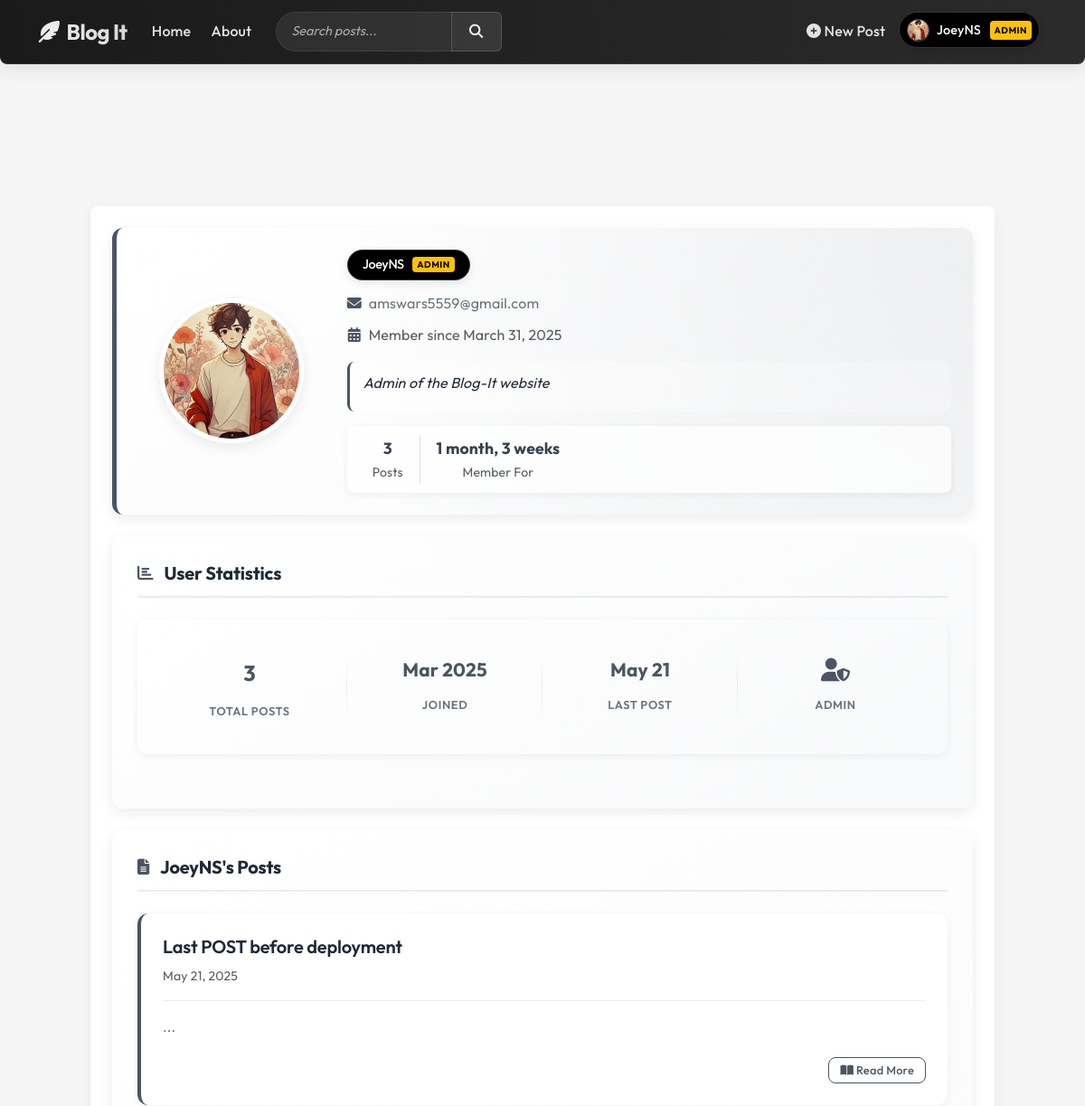
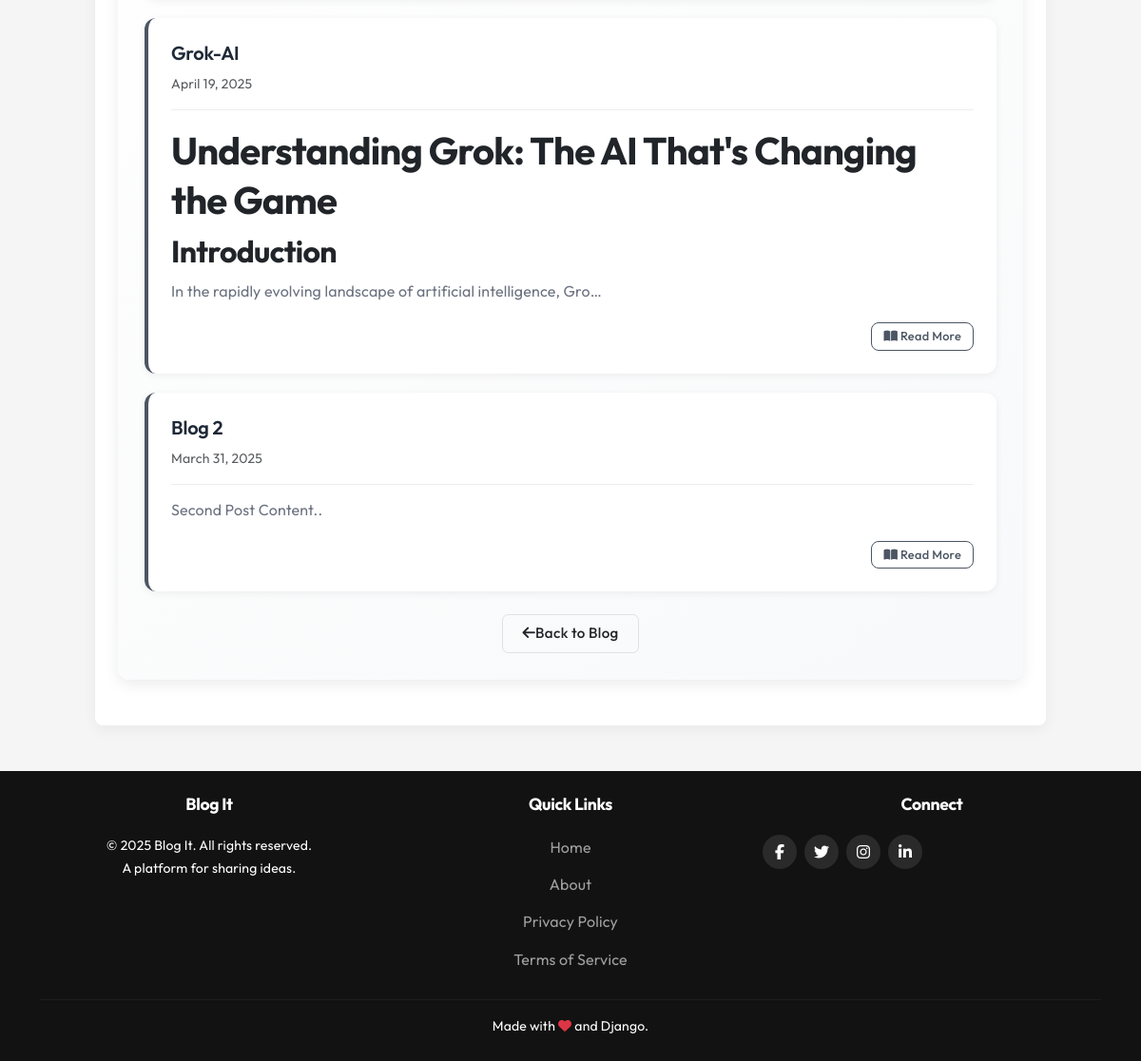
The page /user/JoeyNS/ (signed in) on the database its author committed (2 pictures, top to bottom).
### users/models.py (models this page shows, shortened)
class Profile(models.Model):
    user = models.OneToOneField(User, on_delete=models.CASCADE)
    image = models.ImageField(default='default.jpg', upload_to='profile_pics')
    bio = models.TextField(default='', blank=True)  # Added bio field with default empty string
    join_date = models.DateTimeField(auto_now_add=True, null=True)
    twitter_url = models.URLField(max_length=200, blank=True, null=True)
    linkedin_url = models.URLField(max_length=200, blank=True, null=True)
    github_url = models.URLField(max_length=200, blank=True, null=True)

### blog/models.py (models this page shows, shortened)
class Post(models.Model):
    title = models.CharField(max_length=100)
    content = models.TextField()
    description = models.TextField(max_length=100, blank=True, help_text="A brief description to attract readers. If left empty, a generic description will be displayed.")
    date_posted = models.DateTimeField(default=timezone.now)
    author = models.ForeignKey(User, on_delete=models.CASCADE)
    slug = models.SlugField(max_length=100, unique=True, blank=True)
    tags = models.ManyToManyField(Tag, related_name='posts', blank=True)

### users/views.py (the view)
# urls.py: path('user/<str:username>/', user_views.user_profile, name='user-profile'),
def user_profile(request, username):
    user = get_object_or_404(User, username=username)
    from blog.models import Post
    user_posts = Post.objects.filter(author=user).order_by('-date_posted')
    context = {
        'profile_user': user,
        'user_posts': user_posts,
    }
    return render(request, 'users/user_profile.html', context)

### blog/forms.py
class SearchForm(forms.Form):
    q = forms.CharField(
        widget=forms.TextInput(
            attrs={
                "class": "form-control search-input",
                "type": "search",
                "placeholder": "Search posts...",
                "aria-label": "Search",
                "autocomplete": "off",
                "style": "height: 40px;"
            }
        ),
        label=""
    )

### blog/context_processors.py (called while the page is built)
def popular_tags(request):
    tags = Tag.objects.annotate(post_count=Count('posts')).order_by('-post_count')[:5]
    return {'popular_tags': tags}

def search_form_context(request):
    return {'search_form': SearchForm()}

### users/templates/users/user_profile.html (shortened to what this page needs)
{% extends "blog/base.html" %}
{% block content %}
<div class="content-section">
  <div class="profile-header bg-light rounded p-4 mb-4 shadow-sm">
    <div class="row align-items-center">
      <div class="col-md-3 text-center mb-3 mb-md-0">
        <div class="profile-image-container">
          <img class="profile-image" src="{{ profile_user.profile.image.url }}" alt="Profile Picture">
        </div>
      </div>
      <div class="col-md-9">
        <div class="profile-info">
          <h2 class="account-heading mb-2 d-flex align-items-center">
            <span class="username-box">{{ profile_user.username }}
              {% if profile_user.is_staff %}<span class="admin-badge">admin</span>{% endif %}
            </span>
          </h2>
          <p class="text-secondary mb-2">
            <i class="fas fa-envelope mr-2"></i>{{ profile_user.email }}
          </p>
          <p class="text-muted">
            <i class="fas fa-calendar-alt mr-2"></i>Member since {{ profile_user.date_joined|date:"F d, Y" }}
          </p>
          {% if profile_user.profile.bio %}
          <div class="user-bio mt-3 mb-2">
            <p class="bio-text">{{ profile_user.profile.bio }}</p>
          </div>
          {% endif %}
          <div class="profile-stats d-flex flex-wrap mt-3">
            <div class="stat-item">
              <strong>{{ user_posts.count }}</strong>
              <div class="text-muted small">Posts</div>
            </div>
            <div class="stat-item">
              <strong>{{ profile_user.date_joined|timesince }}</strong>
              <div class="text-muted small">Member For</div>
            </div>
          </div>
        </div>
      </div>
    </div>
  </div>
  <div class="card border-0 shadow-sm mb-4">
    <div class="card-body p-4">
      <h4 class="card-title mb-4">
        <i class="fas fa-chart-bar mr-2 text-primary"></i>User Statistics
      </h4>
      <div class="user-stats">
        <div class="stat-box">
          <div class="stat-value">{{ user_posts.count }}</div>
          <div class="stat-label">Total Posts</div>
        </div>
        <div class="stat-box">
          <div class="stat-value date-format">{{ profile_user.date_joined|date:"M Y" }}</div>
          <div class="stat-label">Joined</div>
        </div>
        <div class="stat-box">
          <div class="stat-value time-since">
            {% if user_posts.count > 0 %}
              {{ user_posts.0.date_posted|date:"M d" }}
            {% else %}
              -
            {% endif %}
          </div>
          <div class="stat-label">Last Post</div>
        </div>
        <div class="stat-box">
          <div class="stat-value">
            <i class="fas fa-user-shield"></i>
          </div>
          <div class="stat-label">
            {% if profile_user.is_staff %}Admin{% else %}Member{% endif %}
          </div>
        </div>
      </div>
    </div>
  </div>
  <div class="card border-0 shadow-sm">
    <div class="card-body p-4">
      <h4 class="card-title mb-4">
        <i class="fas fa-file-alt mr-2 text-primary"></i>{{ profile_user.username }}'s Posts
      </h4>
      {% if user_posts %}
        <div class="user-posts">
          {% for post in user_posts %}
            <div class="post-card mb-4">
              <div class="post-header">
                <h5 class="post-title">
                  <a href="{% url 'post-detail' post.id %}">{{ post.title }}</a>
                </h5>
                <small class="text-muted">{{ post.date_posted|date:"F d, Y" }}</small>
              </div>
              <div class="post-content">
                <p>{{ post.content|safe|truncatechars:150 }}</p>
              </div>
              <div class="post-footer">
                <a href="{% url 'post-detail' post.id %}" class="btn btn-sm btn-outline-primary">
                  <i class="fas fa-book-open mr-1"></i> Read More
                </a>
              </div>
            </div>
          {% endfor %}
        </div>
      {% else %}
        <div class="alert alert-info">
          <p class="mb-0">{{ profile_user.username }} hasn't posted anything yet.</p>
        </div>
      {% endif %}
      <div class="text-center mt-4">
        <a href="{% url 'blog-home' %}" class="btn btn-outline-secondary">
          <i class="fas fa-arrow-left mr-2"></i>Back to Blog
        </a>
      </div>
    </div>
  </div>
</div>
{% endblock content %}

### blog/templates/blog/base.html (shortened to what this page needs)
{% load static %}
<!doctype html>
<html lang="en">
<head>
    <link href="https://cdn.jsdelivr.net/npm/bootstrap@5.3.2/dist/css/bootstrap.min.css" rel="stylesheet">
    <link rel="stylesheet" type="text/css" href="{% static 'blog/main.css' %}">
    <link rel="stylesheet" href="https://cdnjs.cloudflare.com/ajax/libs/font-awesome/6.5.0/css/all.min.css">
</head>
<body>
    <header class="site-header">
        <nav class="navbar navbar-expand-lg navbar-dark fixed-top">
            <div class="container">                <a class="navbar-brand mr-4" href="{% url 'blog-home' %}"><i class="fas fa-feather-alt me-2"></i>Blog It</a>
                <div class="collapse navbar-collapse" id="navbarToggle">
                    <div class="navbar-nav me-auto">                        <a class="nav-item nav-link" href="{% url 'blog-home' %}">Home</a>
                        <a class="nav-item nav-link" href="{% url 'blog-about' %}">About</a>
                        <form class="d-flex ms-lg-3 my-2 my-lg-0 search-form" method="GET" action="{% url 'search-results' %}">
                            <div class="input-group d-inline-flex flex-nowrap">
                                {{ search_form.q }}
                                <button class="btn search-btn d-flex align-items-center" type="submit" aria-label="Search">
                                    <i class="fas fa-search"></i>
                                </button>
                            </div>
                        </form>
                    </div>
                    <div class="navbar-nav ms-auto">
                        {% if user.is_authenticated %}
                            <a class="nav-item nav-link" href="{% url 'post-create' %}" title="Create New Post"><i class="fas fa-plus-circle"></i> New Post</a>
                            <div class="nav-item dropdown">
                                <a class="nav-link dropdown-toggle username-box" href="#" id="navbarDropdownMenuLink" role="button" data-bs-toggle="dropdown" aria-expanded="false">
                                    <img src="{{ user.profile.image.url }}" alt="Profile Picture" class="rounded-circle me-2" style="width: 25px; height: 25px; object-fit: cover;">
                                    {{ user.username }}
                                    {% if user.is_superuser %}
                                        <span class="admin-badge">Admin</span>
                                    {% endif %}
                                </a>
                            </div>
                        {% else %}
                            <a class="nav-item nav-link" href="{% url 'login' %}"><i class="fas fa-sign-in-alt me-2"></i>Login</a>
                            <a class="nav-item nav-link" href="{% url 'register' %}"><i class="fas fa-user-plus me-2"></i>Register</a>
                        {% endif %}
                    </div>
                </div>
            </div>
        </nav>
    </header>
    <main role="main" class="container mt-5 pt-4">
        <div class="row">
            <div class="col-md-12">
                {% block content %}{% endblock %}
            </div>
        </div>
    </main>
    <footer class="mt-auto py-4 text-center text-white" style="background-color: #121212;">
        <div class="container">
            <div class="row">
                <div class="col-md-4 mb-3 mb-md-0">
                    <h5>Blog It</h5>
                    <p class="small">&copy; {% now "Y" %} Blog It. All rights reserved. <br> A platform for sharing ideas.</p>
                </div>
                <div class="col-md-4 mb-3 mb-md-0">
                    <h5>Quick Links</h5>
                    <ul class="list-unstyled">
                        <li><a href="{% url 'blog-home' %}">Home</a></li>
                        <li><a href="{% url 'blog-about' %}">About</a></li>
                        <li><a href="#">Privacy Policy</a></li>
                        <li><a href="#">Terms of Service</a></li>
                    </ul>
                </div>
                <div class="col-md-4">
                    <h5>Connect</h5>
                    <div class="social-links d-flex justify-content-center justify-content-md-start">
                        <a href="#" class="social-link me-2"><i class="fab fa-facebook-f"></i></a>
                        <a href="#" class="social-link me-2"><i class="fab fa-twitter"></i></a>
                        <a href="#" class="social-link me-2"><i class="fab fa-instagram"></i></a>
                        <a href="#" class="social-link"><i class="fab fa-linkedin-in"></i></a>
                    </div>
                </div>
            </div>
            <hr class="my-3" style="border-color: rgba(255,255,255,0.2);"/>
            <p class="small mb-0">Made with <i class="fas fa-heart text-danger"></i> and Django.</p>
        </div>
    </footer>
</body>
</html>

### blog/static/blog/main.css (style rules this page uses)
body { background: #fafafa; color: #333333; margin-top: 5rem; }
h1, h2, h3, h4, h5, h6 { color: #444444; }
ul { margin: 0; }
.site-header .navbar-nav .nav-link { color: #cbd5db; }
.content-section { background: #ffffff; padding: 10px 20px; border: 1px solid #dddddd; border-radius: 3px; margin-bottom: 20px; }
.account-heading { font-size: 2.5rem; }

### rows shown on the page
Post: date_posted "May 21", title "Last POST before deployment", date_posted "May 21, 2025", content "..."
Post: title "Grok-AI", date_posted "April 19, 2025", content "Understanding Grok: The AI That's Changing the Game Introduction In the rapidly evolving landscape of artificial intelligence, Gro…"
Post: title "Blog 2", date_posted "March 31, 2025", content "Second Post Content.."

### other values the page prints
{{ user.username }} "JoeyNS"
{{ profile_user.username }} "JoeyNS"
{{ profile_user.email }} "amswars5559@gmail.com"
{{ profile_user.date_joined|date:"F d, Y" }} "March 31, 2025"
{{ profile_user.profile.bio }} "Admin of the Blog-It website"
{{ user_posts.count }} "3"
{{ profile_user.date_joined|timesince }} "1 month, 3 weeks"
{{ profile_user.date_joined|date:"M Y" }} "Mar 2025"
